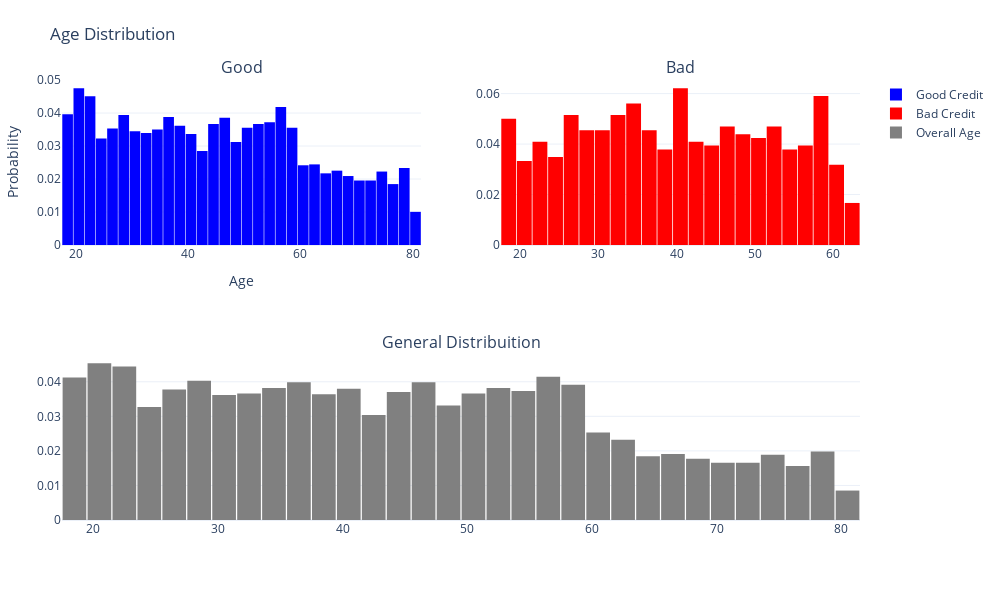

Notebook source saved alongside this figure:
### Code cell
df_good = df.loc[df["TARGET"] == 0]['AGE'].values.tolist()
df_bad = df.loc[df["TARGET"] == 1]['AGE'].values.tolist()
df_age = df['AGE'].values.tolist()

#First plot
trace0 = go.Histogram(
    x=df_good,
    histnorm='probability',
    name="Good Credit",
    marker=dict(color='blue')
)
#Second plot
trace1 = go.Histogram(
    x=df_bad,
    histnorm='probability',
    name="Bad Credit",
    marker=dict(color='red')
)
#Third plot
trace2 = go.Histogram(
    x=df_age,
    histnorm='probability',
    name="Overall Age",
    marker=dict(color='gray')
)

#Creating the grid
fig = make_subplots(rows=2, cols=2, specs=[[{}, {}], [{'colspan': 2}, None]],
                          subplot_titles=('Good','Bad', 'General Distribuition'))

#setting the figs
fig.append_trace(trace0, 1, 1)
fig.append_trace(trace1, 1, 2)
fig.append_trace(trace2, 2, 1)

fig.update_layout(
    title='Age Distribution',
    template='plotly_white',
    width=1000,
    height=600,
    margin=dict(l=50, r=50, t=80, b=80),
    showlegend=True,
    bargap=0.05,
    xaxis=dict(title='Age'),
    yaxis=dict(title='Probability')
)

fig.show()

### Figure 1 — Plotly figure (JSON) as saved in the notebook; plotly's stock layout.template omitted (floating-point values rounded to 4 significant figures; data arrays with more than 128 entries replaced by an {"elided": "..."} marker saying what was removed)
{"data": [{"histnorm": "probability", "marker": {"color": "blue"}, "name": "Good Credit", "type": "histogram", "x": {"elided": "3683 int values"}, "xaxis": "x", "yaxis": "y"}, {"histnorm": "probability", "marker": {"color": "red"}, "name": "Bad Credit", "type": "histogram", "x": {"elided": "660 int values"}, "xaxis": "x2", "yaxis": "y2"}, {"histnorm": "probability", "marker": {"color": "gray"}, "name": "Overall Age", "type": "histogram", "x": {"elided": "4343 int values"}, "xaxis": "x3", "yaxis": "y3"}], "layout": {"annotations": [{"font": {"size": 16}, "showarrow": false, "text": "Good", "x": 0.225, "xanchor": "center", "xref": "paper", "y": 1, "yanchor": "bottom", "yref": "paper"}, {"font": {"size": 16}, "showarrow": false, "text": "Bad", "x": 0.775, "xanchor": "center", "xref": "paper", "y": 1, "yanchor": "bottom", "yref": "paper"}, {"font": {"size": 16}, "showarrow": false, "text": "General Distribuition", "x": 0.5, "xanchor": "center", "xref": "paper", "y": 0.375, "yanchor": "bottom", "yref": "paper"}], "bargap": 0.05, "height": 600, "margin": {"b": 80, "l": 50, "r": 50, "t": 80}, "showlegend": true, "title": {"text": "Age Distribution"}, "width": 1000, "xaxis": {"anchor": "y", "domain": [0, 0.45], "title": {"text": "Age"}}, "xaxis2": {"anchor": "y2", "domain": [0.55, 1]}, "xaxis3": {"anchor": "y3", "domain": [0, 1]}, "yaxis": {"anchor": "x", "domain": [0.625, 1], "title": {"text": "Probability"}}, "yaxis2": {"anchor": "x2", "domain": [0.625, 1]}, "yaxis3": {"anchor": "x3", "domain": [0, 0.375]}}}
